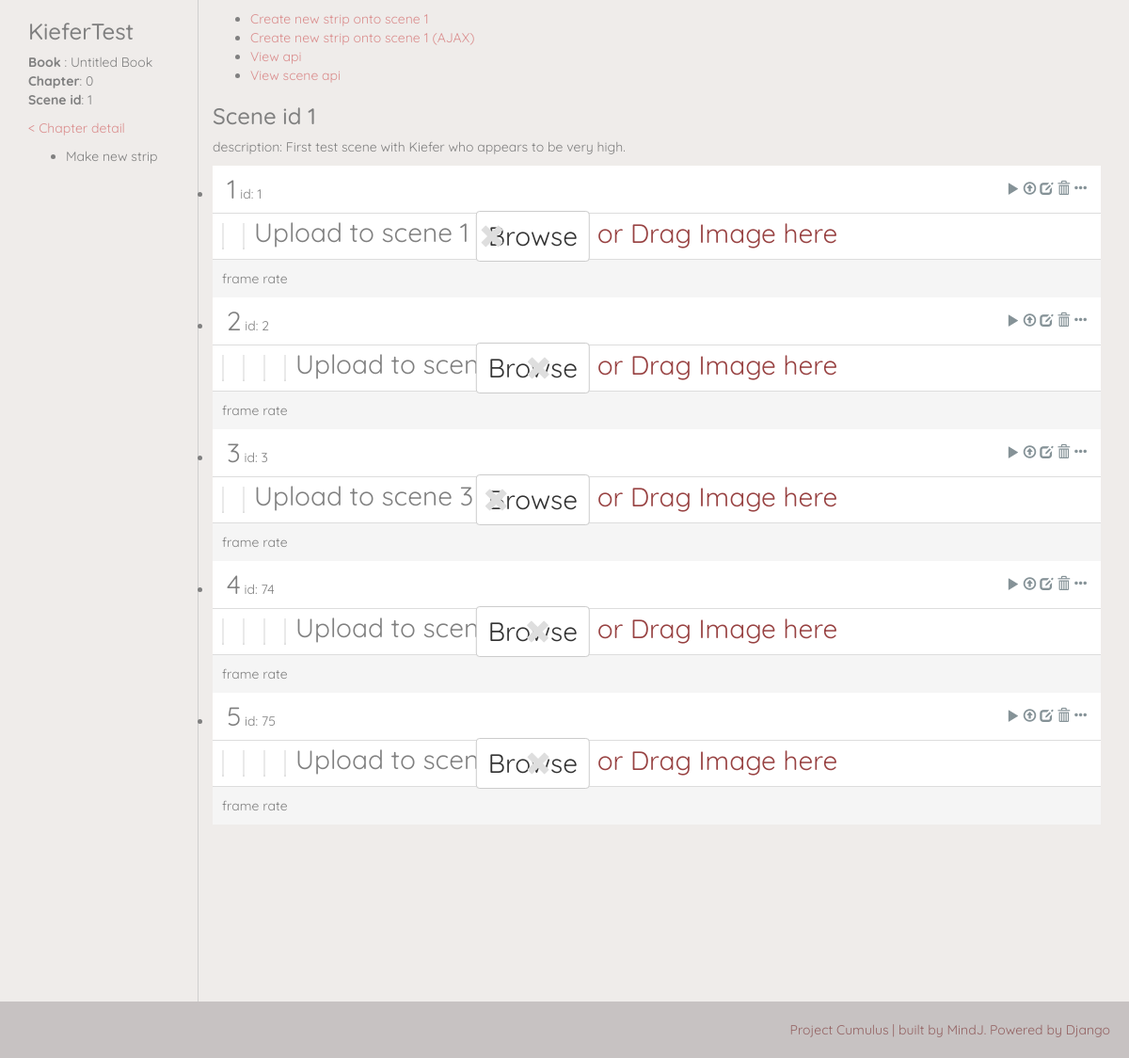
Page /flipbooks/scene/1/ on the committed database.
### flipbooks/models.py (models this page shows, shortened)
class Scene(models.Model):
    order = models.IntegerField(default="0")
    children_li = models.TextField(max_length=200, blank=True, default="")
    name = models.CharField(max_length=50, blank=True, default="")
    description = models.TextField(max_length=100, blank=True, default="")
    chapter = models.ForeignKey(Chapter, on_delete=models.CASCADE, default=0)
    date_created = models.DateTimeField(auto_now_add=True)
    date_modified = models.DateTimeField(auto_now=True)
    def __str__(self):
        return "Scene #{} [order: {}, name: {} ]".format(self.pk, self.order, self.name)

class Chapter(models.Model):
    number = models.IntegerField(default="0")
    title = models.CharField(max_length=50, blank=True, default="Untitled")
    book = models.ForeignKey(Book, on_delete=models.CASCADE)
    date_created = models.DateTimeField(auto_now_add=True)
    date_modified = models.DateTimeField(auto_now=True)

class Book(models.Model):
    title = models.CharField(max_length=50, blank=True, default="Untitled Book")
    date_created = models.DateTimeField(auto_now_add=True)
    date_modified = models.DateTimeField(auto_now=True)

class Strip(models.Model):
    order = models.IntegerField(default="-1")
    children_li = models.TextField(max_length=500, null=True, blank=True, default="")
    children_index = models.TextField(max_length=500, null=True, blank=True, default="") #currently not used
    description = models.TextField(max_length=100, blank=True, default="")
    dimension = models.CharField(max_length=9, blank=True, default="")
    scene = models.ForeignKey(Scene, on_delete=models.CASCADE)
    date_created = models.DateTimeField(auto_now_add=True)
    date_modified = models.DateTimeField(auto_now=True)
    def __str__(self):
        return "id #{} [in Sn_{}, order:{}]".format(self.id, self.scene.order, self.order)

### flipbooks/views.py (the view)
# urls.py: re_path(r'^scene/(?P<pk>\d+)/$', views.SceneDetailView.as_view(), name='scene-detail'),
class SceneDetailView(generic.DetailView):
    model = Scene
    queryset = Scene.objects.all()
    def get_context_data(self, *args, **kwargs):
        context = super(SceneDetailView, self).get_context_data(*args, **kwargs)
        strip_create_form = forms.StripCreateForm(initial={'scene': self.kwargs['pk']})
        strip_create_form.fields['scene'].widget.attrs['invisible'] = True #hiding by css
        strip_create_form.fields['scene'].label = ''
        strip_create_form.fields['description'].widget.attrs['invisible'] = True #hiding by css
        strip_create_form.fields['description'].label = ''
        context["strip_create_form"] = strip_create_form
        context['strip_create_url'] = reverse_lazy("flipbooks:strip-create", kwargs={'scene_pk':self.kwargs['pk'] })
        frame_create_form = forms.FrameCreateForm({"scene_pk": self.kwargs['pk']})
        frame_create_form.fields['strip'].widget.attrs['invisible'] = True #hiding by css
        context['frame_create_form'] = frame_create_form
        return context

### flipbooks/helpermodule/helpers.py (called while the page is built)
def is_valid_children_li(cli):
    if isinstance(cli, str) or isinstance(cli, str): # is it a string?
        cli = cli.split(",")
    elif isinstance(cli, list): # is it a list?
        pass
    else:
        return False
    cli = ''.join(cli)
    cli = cli.replace(" ","")
    if cli == '' : return False
    return True

### flipbooks/templatetags/flipbooks_custom_tags.py (called while the page is built)
@register.filter(name='map_queryset')
def map_queryset(qs, ref_ids):
    print("------ref_id recieved-------")
    print(ref_ids)
    if helpers.is_valid_children_li(ref_ids):
        ref_ids = ref_ids.split(",")
        ref_ids = [int(stringy_id) for stringy_id in ref_ids]
    else: return qs
    qs = list(qs)
    qs.sort(key=lambda frame: ref_ids.index(frame.id) if frame.id in ref_ids else -1)
    return qs

@register.filter(name='is_displayable')
def is_displayable(obj, validation_type=''):
    if validation_type=='':
        return False
    elif validation_type=='frame':
        frame = obj
        return not((frame is None) or (frame.frame_image is None) or (str(frame.frame_image) is ""))

### proj_cumulus/templates/flipbooks/scene_detail.html (shortened to what this page needs)
{% extends "layout_columned.html" %}
{% load thumbnail %}
{% load flipbooks_custom_tags %}
{% block left_column %}
    <h3>{{object.name}}</h3>
    <p>
        <b>Book</b> : {{object.chapter.book.title}}
        <b>Chapter</b>: {{object.chapter.number}}
        <b>Scene id</b>: {{object.id}}
    </p>
    <p>
        <a href="{% url 'flipbooks:chapter-detail' book_pk=object.chapter.book.id chapter_number=object.chapter.number %}">< Chapter detail</a>
    </p>
    <p>
        <ul>
            <li>Make new strip</li>
        </ul>
    </p>
{% endblock %}
{% block right_column %}
    <div>
        <ul class="list inline">
            <li><a href="{% url 'flipbooks:strip-create' scene_pk=object.id %}">Create new strip onto scene {{object.id}}</a></li>
            <li><a href="#">Create new strip onto scene {{object.id}} (AJAX)</a></li>
            <li><a href="{% url 'flipbooks-api:list' %}">View api</a></li>
            <li><a href="{% url 'flipbooks-api:detail-scene' pk=object.id%}">View scene api</a></li>
        </ul>
    </div>
    <h3>Scene id {{object.id}}</h3>
    <p>description: {{object.description}}</p>
    <ul class="list_strips">
        {% for strip in object.strip_set.all|map_queryset:object.children_li %}
            <li class="flex_list" stripid="{{strip.id}}">
                <div class="strip_flex_toolbar">
                    <div class="header">
                        <span class="bigtext-2">{{forloop.counter}}</span>
                        <span>id: {{strip.id}}</span>
                    </div>
                    <div class="tools">
                        <a class="strip_preview glyphicon glyphicon-play" aria-hidden="true"></a>
                        <a class="strip_upload glyphicon glyphicon-upload" aria-hidden="true"></a>
                        <a class="strip_edit glyphicon glyphicon-edit" aria-hidden="true"></a>
                        <a class="strip_delete glyphicon glyphicon-trash" aria-hidden="true"></a>
                        <a class="strip_options glyphicon glyphicon-option-horizontal" aria-hidden="true"></a>
                    </div>
                </div>
                <div class="strip_flex_container" stripid="{{strip.id}}">
                    {% for frame in strip.frame_set.all|map_queryset:strip.children_li %}
                        {% if frame|is_displayable:"frame" %}
                           {% include "flipbooks/partials/thumbnail_partial.html" with frame=frame %}
                        {% else %}
                            <div class="thumb placeholder2" frameid="{{frame.id}}">
                            <span>Missing Image</span>
                                <a href="" class="mini_menu edit">frame [{{frame.id}}]</a>
                            </div>
                        {% endif %}
                    {% empty %}
                        <div class="tile empty-strip ui-state-disabled">
                            <span>No frames in this strip. Upload some!</span>
                        </div>
                    {% endfor %}
                    <div class="cover drag_and_drop">
                        <span class="bigtext-2">Upload to scene {{forloop.counter}}</span>
                    </div>
                    <div class="cover file_upload">
                        <span class="bigtext-2">
                            <a href="#" class="btn btn-default frame_create_form_condensed" role="button" style="font-size:1em">Browse</a> or Drag Image here
                            </span>
                    </div>
                    <div class="cover preview">
                        <a class="close_preview glyphicon glyphicon-remove"></a>
                    </div>
                </div>
                <div class="strip_flex_editor">
                    frame rate
                </div>
            </li>
        {% empty %}
            <p>No strips could be found</p>
        {% endfor %}
    </ul>
{% endblock %}
{% block extra_js %}
    {% load static %}
{% endblock extra_js %}

### proj_cumulus/templates/flipbooks/partials/thumbnail_partial.html (shortened to what this page needs)
<div class="thumb {% if not frame %}loading{% endif %}" frameid="{% if frame %}{{frame.id}}{% endif %}">
</div>

### static-storage/css_static/main.css (style rules this page uses)
html, body { margin: 0; height: 100%; }
body { background-color: #efecea; font-family: 'Quicksand', sans-serif; color: #808080; }
a { color: #da8d8d; }
.bigtext-2 { font-size: 2em; }
.thumb { position:relative; }

### static-storage/css_static/objectCards.css (style rules this page uses)
ul.list_strips { padding: 0; counter-reset: stripNum; }
.strip_flex_container { position: relative; display:flex; flex-wrap: wrap; flex-direction: row; align-items: stretch; background-color: white; }
ul.list_strips .strip_flex_container .thumb, ul.list_strips .strip_flex_container .tile { display: flex; position: relative; align-items: center; justify-content: center; margin: 10px 10px 10px 10px; height: auto; border:1px solid #eaeaea; border-bottom :3px solid #dddddd; }
.strip_flex_toolbar { display: flex; justify-content: space-between; align-items: center; padding: 5px 15px 5px 15px; text-align: right; background-color: white; border-bottom: 1px solid #ddd; }
.strip_flex_toolbar a { color: #859297; cursor:pointer; }
.strip_flex_editor { border-top: 1px solid #ddd; background-color: #f5f5f5; padding: 10px; }
.cover.file_upload { background-color: rgba(237, 237, 237, 0.9); color: #984242; }
.cover.file_upload span { position: absolute; top: 50%; left: 50%; transform: translate(-50%, -50%); }
.cover.preview { cursor: pointer; }
.cover.preview .close_preview { color: #dedede; font-size: 2em; float: right; margin: 10px 10px; }

### rows in the picture
Scene: name "KieferTest", chapter.book "Untitled Book", chapter.number "0", id "1", description "First test scene with Kiefer who appears to be very high."
Strip: id "1"
Strip: id "2"
Strip: id "3"
Strip: id "74"
Strip: id "75"
